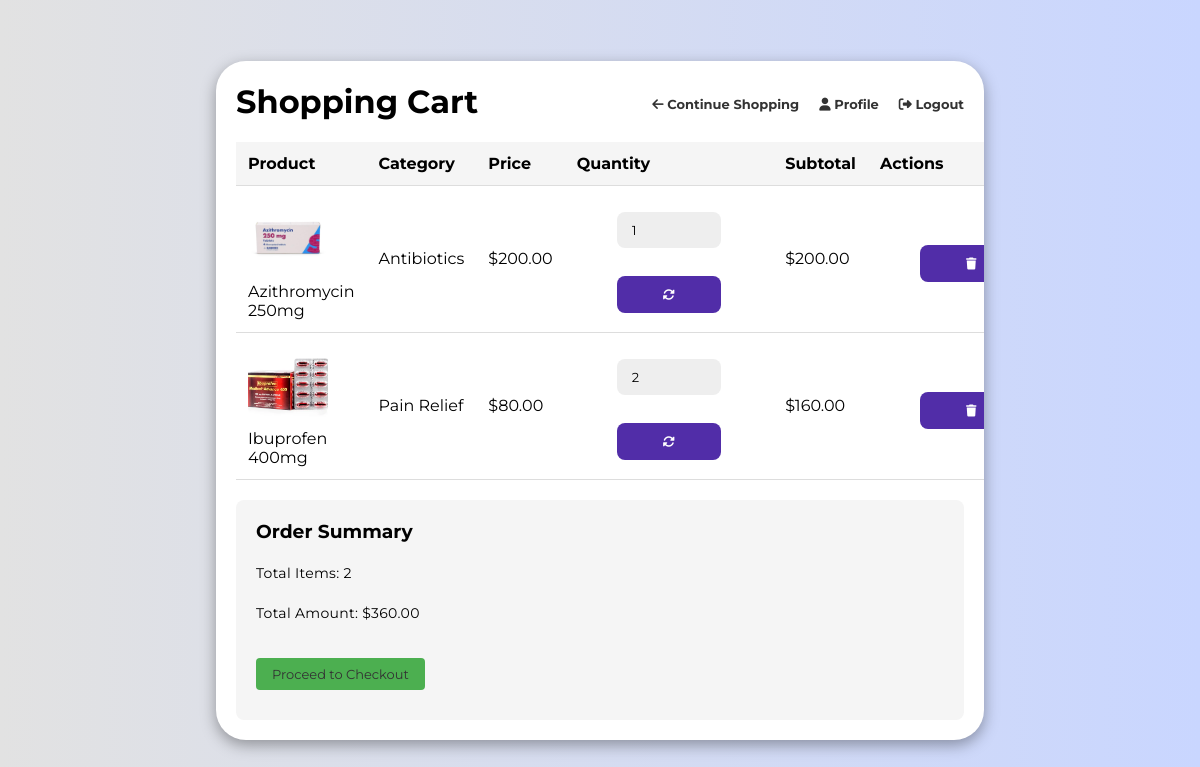
The app's page /cart.php (signed in) with its own data.
### tables this page shows
CREATE TABLE `cart` (
  `cart_id` int(11) NOT NULL AUTO_INCREMENT,
  `account_id` int(11) NOT NULL,
  `product_id` int(11) NOT NULL,
  `quantity` int(11) NOT NULL,
  `created_at` timestamp DEFAULT CURRENT_TIMESTAMP,
  PRIMARY KEY (`cart_id`),
  FOREIGN KEY (`account_id`) REFERENCES `accounts`(`account_id`),
  FOREIGN KEY (`product_id`) REFERENCES `products`(`product_id`)
);

CREATE TABLE `products` (
  `product_id` int(11) NOT NULL AUTO_INCREMENT,
  `category_id` int(11) NOT NULL,
  `name` varchar(100) NOT NULL,
  `description` text,
  `price` decimal(10,2) NOT NULL,
  `stock` int(11) NOT NULL DEFAULT 0,
  `image_url` varchar(255),
  `manufacturer` varchar(100),
  `expiry_date` date,
  `created_at` timestamp DEFAULT CURRENT_TIMESTAMP,
  PRIMARY KEY (`product_id`),
  FOREIGN KEY (`category_id`) REFERENCES `categories`(`category_id`)
);

CREATE TABLE `categories` (
  `category_id` int(11) NOT NULL AUTO_INCREMENT,
  `name` varchar(50) NOT NULL,
  `description` text,
  PRIMARY KEY (`category_id`)
);

### cart.php (the view, shortened to what this page needs)
<?php
require_once("db.php");
$account_id = $_SESSION['id'];
$query = "SELECT c.cart_id, c.quantity, p.*, cat.name as category_name
          FROM cart c
          JOIN products p ON c.product_id = p.product_id
          JOIN categories cat ON p.category_id = cat.category_id
          WHERE c.account_id = ?";
$stmt = $mysqli->prepare($query);
$stmt->bind_param("i", $account_id);
$stmt->execute();
$result = $stmt->get_result();
$total = 0;
?>
<!DOCTYPE html>
<html lang="en">
<head>
    <link rel="stylesheet" href="https://cdnjs.cloudflare.com/ajax/libs/font-awesome/6.4.2/css/all.min.css">
    <link rel="stylesheet" href="img&css/style.css">
</head>
<body>
    <div class="container">
        <div class="header">
            <h1>Shopping Cart</h1>
            <div class="nav-links">
                <a href="products.php"><i class="fas fa-arrow-left"></i> Continue Shopping</a>
                <a href="profile.php"><i class="fas fa-user"></i> Profile</a>
                <a href="logout.php"><i class="fas fa-sign-out-alt"></i> Logout</a>
            </div>
        </div>
        <?php if ($result->num_rows > 0): ?>
            <table class="cart-table">
                <thead>
                    <tr>
                        <th>Product</th>
                        <th>Category</th>
                        <th>Price</th>
                        <th>Quantity</th>
                        <th>Subtotal</th>
                        <th>Actions</th>
                    </tr>
                </thead>
                <tbody>
                    <?php while ($item = $result->fetch_assoc()):
                        $subtotal = $item['price'] * $item['quantity'];
                        $total += $subtotal;
                    ?>
                        <tr>
                            <td>
                                <img src="<?php echo !empty($item['image_url']) ? htmlspecialchars($item['image_url']) : 'img&css/placeholder.jpg'; ?>"
                                     alt="<?php echo htmlspecialchars($item['name']); ?>"
                                     class="product-image">
                                <div><?php echo htmlspecialchars($item['name']); ?></div>
                            </td>
                            <td><?php echo htmlspecialchars($item['category_name']); ?></td>
                            <td>$<?php echo number_format($item['price'], 2); ?></td>
                            <td>
                                <form method="POST" style="display: flex; align-items: center; gap: 10px;">
                                    <input type="number" name="quantity" value="<?php echo $item['quantity']; ?>"
                                           min="1" max="<?php echo $item['stock']; ?>" class="quantity-input">
                                    <button type="submit" name="update_quantity" class="btn btn-primary">
                                        <i class="fas fa-sync-alt"></i>
                                    </button>
                                </form>
                            </td>
                            <td>$<?php echo number_format($subtotal, 2); ?></td>
                            <td>
                                <form method="POST" style="display: inline;">
                                    <button type="submit" name="remove_item" class="btn btn-danger">
                                        <i class="fas fa-trash"></i>
                                    </button>
                                </form>
                            </td>
                        </tr>
                    <?php endwhile; ?>
                </tbody>
            </table>
            <div class="cart-summary">
                <h3>Order Summary</h3>
                <p>Total Items: <?php echo $result->num_rows; ?></p>
                <p>Total Amount: $<?php echo number_format($total, 2); ?></p>
                <a href="checkout.php" class="btn btn-primary">Proceed to Checkout</a>
            </div>
        <?php endif; ?>
    </div>
</body>
</html>

### css/style.css (style rules this page uses)
* { margin: 0; padding: 0; box-sizing: border-box; font-family: 'Montserrat', sans-serif; }
body { background-color: #c9d6ff; background: linear-gradient(to right, #e2e2e2, #c9d6ff); display: flex; align-items: center; justify-content: center; flex-direction: column; height: 100vh; }
.container { background-color: #fff; border-radius: 30px; box-shadow: 0 5px 15px rgba(0, 0, 0, 0.35); position: relative; overflow: hidden; width: 768px; max-width: 100%; min-height: 480px; }
.container p { font-size: 14px; line-height: 20px; letter-spacing: 0.3px; margin: 20px 0; }
.container a { color: #333; font-size: 13px; text-decoration: none; margin: 15px 0 10px; }
.container button { background-color: #512da8; color: #fff; font-size: 12px; padding: 10px 45px; border: 1px solid transparent; border-radius: 8px; font-weight: 600; letter-spacing: 0.5px; text-transform: uppercase; margin-top: 10px; cursor: pointer; }
.container form { background-color: #fff; display: flex; align-items: center; justify-content: center; flex-direction: column; padding: 0 40px; height: 100%; }
.container input { background-color: #eee; border: none; margin: 8px 0; padding: 10px 15px; font-size: 13px; border-radius: 8px; width: 100%; outline: none; }
img { width: 300px; height: auto; }

### cart.php (style rules this page uses)
.container { max-width: 1200px; margin: 0 auto; padding: 20px; }
.header { display: flex; justify-content: space-between; align-items: center; margin-bottom: 20px; }
.cart-table { width: 100%; border-collapse: collapse; margin-bottom: 20px; }
.cart-table th, .cart-table td { padding: 12px; text-align: left; border-bottom: 1px solid #ddd; }
.cart-table th { background-color: #f5f5f5; }
.product-image { width: 80px; height: 80px; object-fit: cover; border-radius: 4px; }
.quantity-input { width: 60px; padding: 5px; border: 1px solid #ddd; border-radius: 4px; }
.btn { padding: 8px 16px; border: none; border-radius: 4px; cursor: pointer; text-decoration: none; display: inline-block; }
.btn-primary { background-color: #4CAF50; color: white; }
.btn-danger { background-color: #f44336; color: white; }
.cart-summary { background-color: #f5f5f5; padding: 20px; border-radius: 8px; margin-top: 20px; }
.cart-summary h3 { margin-top: 0; }
.nav-links { display: flex; gap: 20px; }
.nav-links a { text-decoration: none; color: #333; font-weight: bold; }

### records on screen
cart: product.image_url (picture), product.name "Azithromycin 250mg", categories.name "Antibiotics", product.price "200.00", quantity "1"
cart: product.image_url (picture), product.name "Ibuprofen 400mg", categories.name "Pain Relief", product.price "80.00", quantity "2", subtotal "160.00"

### other values on screen
$result->num_rows "2"
$total "360.00"
